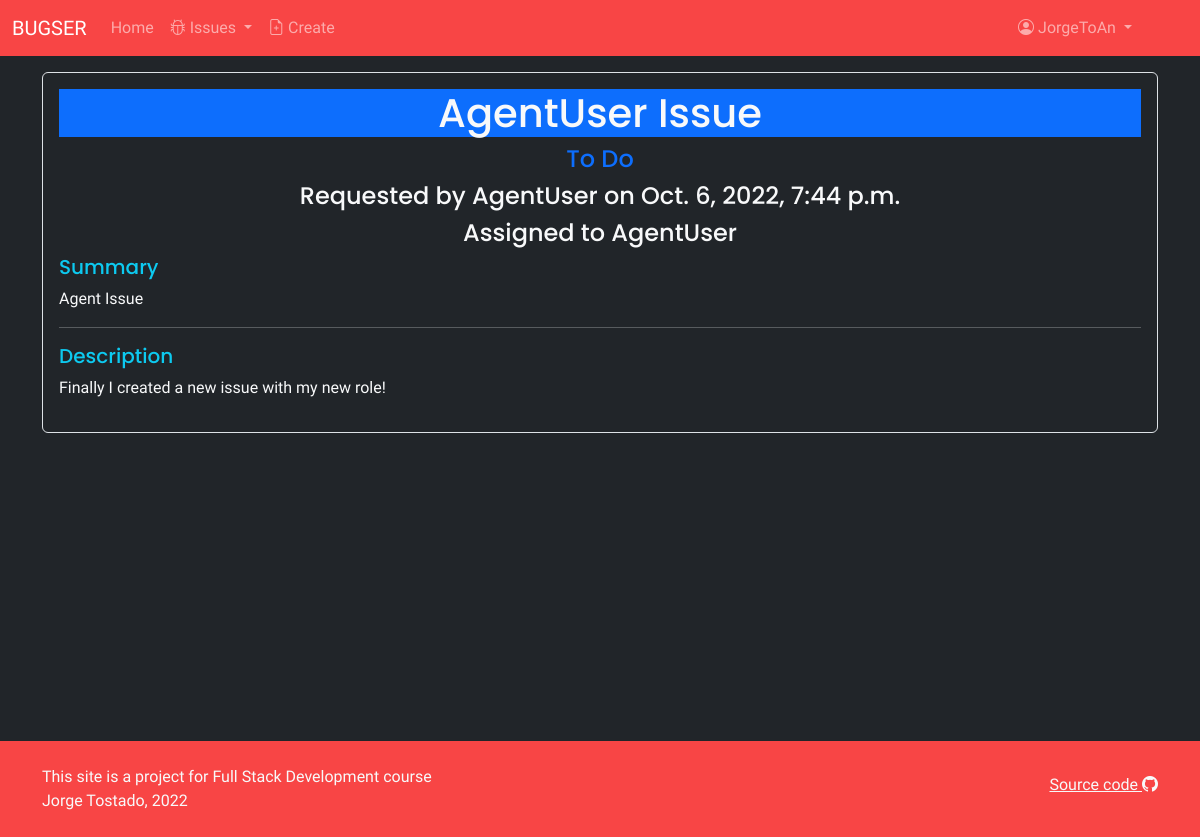
The app's page /issues/1/ (signed in) with its own data.
### accounts/models.py (models this page shows)
class Account(AbstractUser):
    class Role(models.TextChoices):
        MANAGER = 'MANAGER', 'Manager'
        AGENT = 'AGENT', 'Agent'
        CUSTOMER = 'CUSTOMER', 'Customer'
    base_role = Role.MANAGER
    role = models.CharField(max_length=50, choices=Role.choices)
    REQUIRED_FIELDS = ['role']

### issues/models.py (models this page shows, shortened)
class Issue(models.Model):
    title = models.CharField(max_length=80)
    summary = models.CharField(max_length=256)
    description = models.TextField()
    status = models.ForeignKey(
        Status,
        on_delete=models.CASCADE
    )
    requester = models.ForeignKey(
        get_user_model(),
        on_delete=models.CASCADE,
        related_name='requester'
    )
    assignee = models.ForeignKey(
        get_user_model(),
        on_delete=models.CASCADE,
        related_name='assignee',
        blank=True,
        null=True
    )
    created_on = models.DateTimeField(auto_now_add=True)

class Status(models.Model):
    name = models.CharField(max_length=80)
    description = models.CharField(max_length=256)
    def __str__(self):
        return self.name

### issues/views.py (the view)
# urls.py: path('<int:pk>/', IssueDetailView.as_view(), name='detail'),
class IssueDetailView(LoginRequiredMixin, UserPassesTestMixin, DetailView):
    template_name: str='issues/detail.html'
    model = Issue
    def test_func(self):
        issue_obj = self.get_object()
        account = Account.objects.filter(pk=self.request.user.id).get()
        return issue_obj.requester == account or account.role == MANAGER_ROLE

### templates/issues/detail.html (shortened to what this page needs)
{% extends 'base.html' %}
{% block content %}
<div class="container">
    <div class="detail-container p-3 border rounded my-3">
        <div class="detail-header">
            <h1 class="text-center bg-primary">{{ issue.title }}</h1>
            <h4 class="text-center text-primary">{{ issue.status }}</h4>
            <h4 class="text-center">Requested by {{ issue.requester }} on {{ issue.created_on }}</h4>
            <h4 class="text-center">Assigned to {{ issue.assignee }}</h4>
        </div>
        <div class="detail-body">
            <div class="detail-summary">
                <h5 class="text-info">Summary</h5>
                <p>{{ issue.summary }}</p>
            </div>
            <hr>
            <div class="detail-description">
                <h5 class="text-info">Description</h5>
                <p>{{ issue.description }}</p>
            </div>
        </div>
    </div>
</div>
{% endblock content %}

### templates/base.html (shortened to what this page needs)
{% load static %}
<!DOCTYPE html>
<html lang="en">
<head>
    <link href="https://cdn.jsdelivr.net/npm/bootstrap@5.2.2/dist/css/bootstrap.min.css" rel="stylesheet">
    <link rel="stylesheet" href="https://cdn.jsdelivr.net/npm/bootstrap-icons@1.9.1/font/bootstrap-icons.css">
    <link rel="stylesheet" href="{% static 'css/base.css' %}">
</head>
<body class="bg-dark text-light">
    <nav class="navbar navbar-expand-lg bg-light navbar-dark">
        <div class="container-fluid">
            <a class="navbar-brand" href="{% url 'index' %}">BUGSER</a>
            <div class="collapse navbar-collapse" id="navbarNavAltMarkup">
                <ul class="navbar-nav me-auto mb-lg-0">
                    <li class="nav-item"><a class="nav-link" href="{% url 'index' %}">Home</a></li>
                    {% if user.is_authenticated %}
                        <li class="nav-item dropdown">
                            <a class="nav-link dropdown-toggle" href="#" role="button" data-bs-toggle="dropdown" aria-expanded="false">
                                <i class="bi bi-bug"></i> Issues
                            </a>
                        </li>
                        <li class="nav-item"><a class="nav-link" href="{% url 'new' %}"><i class="bi bi-file-earmark-plus"></i> Create</a></li>
                    {% else %}
                        <span class="navbar-text btn btn-outline-danger">Log in to access more features</span>
                    {% endif %}
                </ul>
                {% if user.is_authenticated %}
                    <ul class="navbar-nav mb-lg-0 mx-5">
                        <li class="nav-item dropdown">
                            <a class="nav-link dropdown-toggle" href="#" role="button" data-bs-toggle="dropdown" aria-expanded="false">
                                <i class="bi bi-person-circle"></i> {{ user }}
                            </a>
                        </li>
                    </ul>
                {% endif %}
            </div>
        </div>
    </nav>
    <div class="content">
        {% block content %}
        {% endblock content %}
    </div>
    <div class="footer">
        <div class="container py-4">
            <div class="row">
                <div class="text-start col-9">
                    <p class="m-0">
                        This site is a project for Full Stack Development course<br>
                        Jorge Tostado, 2022
                    </p>
                </div>
                <div class="col-3">
                    <p class="text-end mt-2">
                        <a href="https://github.com/JorgeToAn/FSDI113-IssueTracker" class="text-light">Source code <i class="bi bi-github"></i></a>
                    </p>
                </div>
            </div>
        </div>
    </div>
</body>
</html>

### static/css/base.css (style rules this page uses)
body { font-family: 'Source Sans Pro', sans-serif; }
.content { min-height: 83.6vh; }
h1, h2, h3, h4, h5, h6 { font-family: 'Poppins', sans-serif; }
.navbar { background-color: #f84545 !important; }
.footer { background-color: #f84545; }

### records on screen
Account: username "JorgeToAn"
Issue: title "AgentUser Issue", status "To Do", requester "AgentUser", created_on "Oct. 6, 2022, 7:44 p.m.", assignee "AgentUser", summary "Agent Issue", description "Finally I created a new issue with my new role!"
